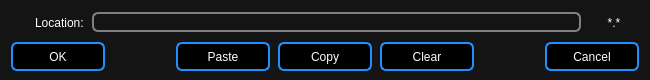
<?xml version="1.0" encoding="UTF-8"?>
<ui version="4.0">
 <class>LocationDialog</class>
 <widget class="QDialog" name="LocationDialog">
  <property name="geometry">
   <rect>
    <x>0</x>
    <y>0</y>
    <width>650</width>
    <height>80</height>
   </rect>
  </property>
  <property name="windowTitle">
   <string>Open Location</string>
  </property>
  <property name="styleSheet">
   <string notr="true">QWidget {
	background: #141414;
	color: white;
	font: 14px &quot;Lucida Sans Unicode&quot;;
}

QLineEdit {
	border: 2px solid gray;
	border-radius: 6px;
}

QPushButton {
    background: black;
	color: white;
    border: 2px solid dodgerblue;
    border-radius: 6px;
    min-width: 90px;
	min-height: 25px;
}

QPushButton:pressed {
    background-color: dodgerblue;
}</string>
  </property>
  <layout class="QVBoxLayout" name="verticalLayout">
   <item>
    <layout class="QHBoxLayout" name="horizontalLayout_2">
     <property name="spacing">
      <number>8</number>
     </property>
     <item>
      <widget class="QLabel" name="validEntryLabel">
       <property name="minimumSize">
        <size>
         <width>16</width>
         <height>16</height>
        </size>
       </property>
       <property name="pixmap">
        <pixmap resource="../rsclist.qrc">:/img/not_exists.svg</pixmap>
       </property>
       <property name="alignment">
        <set>Qt::AlignCenter</set>
       </property>
      </widget>
     </item>
     <item>
      <widget class="QLabel" name="label">
       <property name="text">
        <string>Location:</string>
       </property>
      </widget>
     </item>
     <item>
      <widget class="QLineEdit" name="urlEdit"/>
     </item>
     <item>
      <widget class="QLabel" name="typeLabel">
       <property name="sizePolicy">
        <sizepolicy hsizetype="Minimum" vsizetype="Preferred">
         <horstretch>0</horstretch>
         <verstretch>0</verstretch>
        </sizepolicy>
       </property>
       <property name="minimumSize">
        <size>
         <width>50</width>
         <height>0</height>
        </size>
       </property>
       <property name="frameShape">
        <enum>QFrame::NoFrame</enum>
       </property>
       <property name="text">
        <string>*.*</string>
       </property>
       <property name="alignment">
        <set>Qt::AlignCenter</set>
       </property>
      </widget>
     </item>
    </layout>
   </item>
   <item>
    <layout class="QHBoxLayout" name="horizontalLayout">
     <property name="spacing">
      <number>8</number>
     </property>
     <item>
      <widget class="QPushButton" name="okButton">
       <property name="sizePolicy">
        <sizepolicy hsizetype="Fixed" vsizetype="Minimum">
         <horstretch>0</horstretch>
         <verstretch>0</verstretch>
        </sizepolicy>
       </property>
       <property name="maximumSize">
        <size>
         <width>16777215</width>
         <height>25</height>
        </size>
       </property>
       <property name="text">
        <string>OK</string>
       </property>
      </widget>
     </item>
     <item>
      <spacer name="horizontalSpacer">
       <property name="orientation">
        <enum>Qt::Horizontal</enum>
       </property>
       <property name="sizeHint" stdset="0">
        <size>
         <width>40</width>
         <height>20</height>
        </size>
       </property>
      </spacer>
     </item>
     <item>
      <widget class="QPushButton" name="pasteButton">
       <property name="sizePolicy">
        <sizepolicy hsizetype="Fixed" vsizetype="Fixed">
         <horstretch>0</horstretch>
         <verstretch>0</verstretch>
        </sizepolicy>
       </property>
       <property name="maximumSize">
        <size>
         <width>16777215</width>
         <height>25</height>
        </size>
       </property>
       <property name="text">
        <string>Paste</string>
       </property>
      </widget>
     </item>
     <item>
      <widget class="QPushButton" name="copyButton">
       <property name="sizePolicy">
        <sizepolicy hsizetype="Fixed" vsizetype="Fixed">
         <horstretch>0</horstretch>
         <verstretch>0</verstretch>
        </sizepolicy>
       </property>
       <property name="maximumSize">
        <size>
         <width>16777215</width>
         <height>25</height>
        </size>
       </property>
       <property name="text">
        <string>Copy</string>
       </property>
      </widget>
     </item>
     <item>
      <widget class="QPushButton" name="clearButton">
       <property name="sizePolicy">
        <sizepolicy hsizetype="Fixed" vsizetype="Fixed">
         <horstretch>0</horstretch>
         <verstretch>0</verstretch>
        </sizepolicy>
       </property>
       <property name="maximumSize">
        <size>
         <width>16777215</width>
         <height>25</height>
        </size>
       </property>
       <property name="text">
        <string>Clear</string>
       </property>
      </widget>
     </item>
     <item>
      <spacer name="horizontalSpacer_2">
       <property name="orientation">
        <enum>Qt::Horizontal</enum>
       </property>
       <property name="sizeHint" stdset="0">
        <size>
         <width>40</width>
         <height>20</height>
        </size>
       </property>
      </spacer>
     </item>
     <item>
      <widget class="QPushButton" name="cancelButton">
       <property name="sizePolicy">
        <sizepolicy hsizetype="Fixed" vsizetype="Fixed">
         <horstretch>0</horstretch>
         <verstretch>0</verstretch>
        </sizepolicy>
       </property>
       <property name="maximumSize">
        <size>
         <width>16777215</width>
         <height>25</height>
        </size>
       </property>
       <property name="text">
        <string>Cancel</string>
       </property>
      </widget>
     </item>
    </layout>
   </item>
  </layout>
 </widget>
 <resources>
  <include location="../rsclist.qrc"/>
 </resources>
 <connections/>
</ui>
